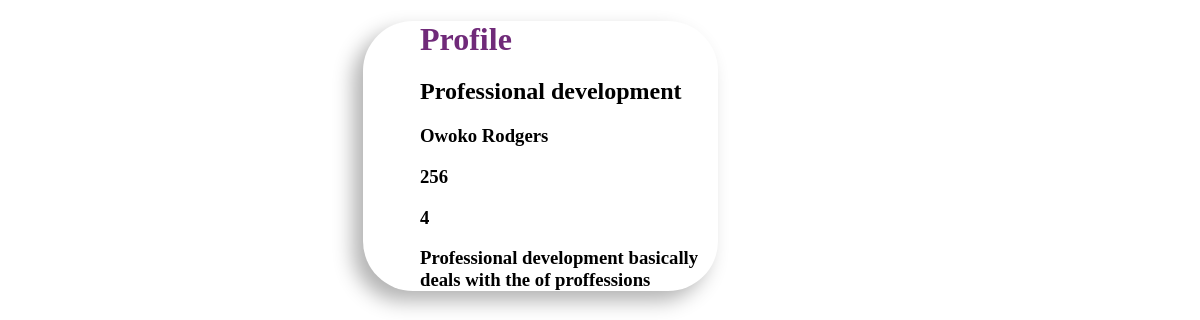
Screenshot of /courses/profile/4/ with the database file from the repository.
### courses/models.py (models this page shows)
class Courses(models.Model):
    name=models.CharField(max_length=25,null=True)
    course_trainer=models.CharField(max_length=20,null=True)
    code=models.CharField(max_length=10,null=True)
    duration=models.PositiveSmallIntegerField(null=True)
    syllabus=models.TextField(null=True)

### courses/views.py (the view)
# urls.py: path("profile/<int:id>/",courses_profile,name="courses_profile"),
def courses_profile(request,id):
    courses=Courses.objects.get(id=id)
    return render(request,"courses_profile.html",{"courses":courses})

### courses/templates/courses_profile.html (shortened to what this page needs)
<!DOCTYPE html>
<html lang="en">
<head>
</head>
<body>
    <form >
        <h1>Profile</h1>
    <h2>{{ courses.name }}</h2>
    <h3>{{ courses.course_trainer}}</h3>
    <h3>{{ courses.code}}</h3>
    <h3>{{ courses.duration}}</h3>
    <h3>{{ courses.syllabus}}</h3>
</form>
</body>
</html>

### courses/templates/courses_profile.html (style rules this page uses)
form { margin-left: 30%; text-align: left; width: 30%; background-color:white; height: 50%; border-radius: 50px; -webkit-box-shadow: -10px 10px 20px rgba(0, 0, 0, 0.3); box-shadow: -10px 10px 20px rgba(0, 0, 0, 0.3); }
h1 { color: #702A79; margin-left: 16%; margin-bottom: 3%; }
h2 { margin-left: 16%; }
h3 { margin-left: 16%; }

### rows the page displays
Courses: name "Professional development", course_trainer "Owoko Rodgers", code "256", duration "4", syllabus "Professional development basically deals with the of proffessions"
